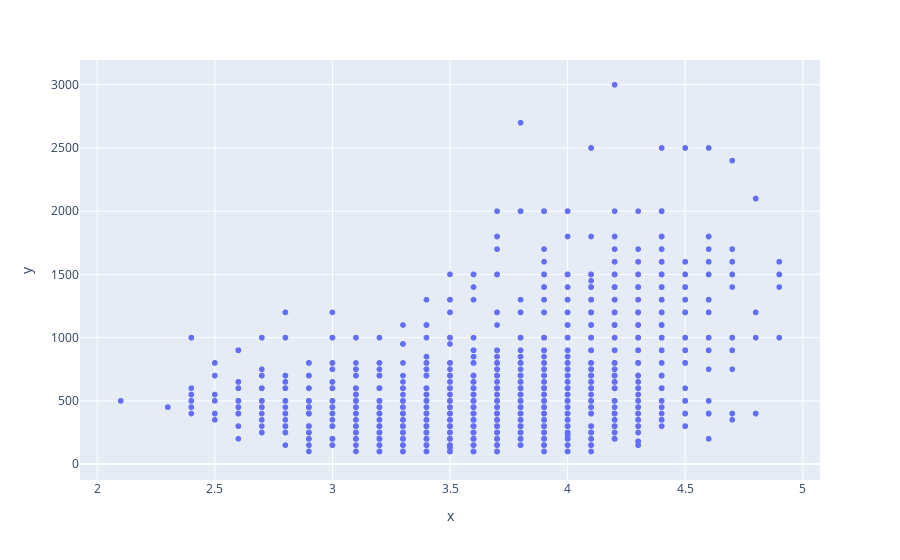

The code cell stored with this chart in its notebook:
### Code cell
#plotting scatter plot using express
exp.scatter(x = df['rate'], y =df['approx_cost(for two people)'])

### Figure 1 — Plotly figure (JSON) as saved in the notebook; plotly's stock layout.template omitted (floating-point values rounded to 4 significant figures; data arrays with more than 128 entries replaced by an {"elided": "..."} marker saying what was removed)
{"data": [{"hovertemplate": "x=%{x}<br>y=%{y}<extra></extra>", "legendgroup": "", "marker": {"color": "#636efa", "symbol": "circle"}, "mode": "markers", "name": "", "showlegend": false, "type": "scattergl", "x": {"elided": "5000 float values"}, "xaxis": "x", "y": {"elided": "5000 int values"}, "yaxis": "y"}], "layout": {"legend": {"tracegroupgap": 0}, "margin": {"t": 60}, "xaxis": {"anchor": "y", "domain": [0, 1], "title": {"text": "x"}}, "yaxis": {"anchor": "x", "domain": [0, 1], "title": {"text": "y"}}}}
